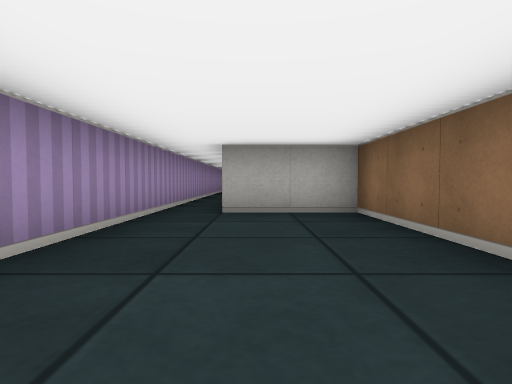
view 1 (above)

16 first-person views from a walk through a cub3D ray-caster map. The camera is about half as high as the walls, tilts 2° down and sees 80° across. The floor is counted in squares. Each view is taken from the middle of a square. On the plan, view 1 faces up. The plan holds only what a view shows up to about 9 squares ahead; the rest is blank.

view 2
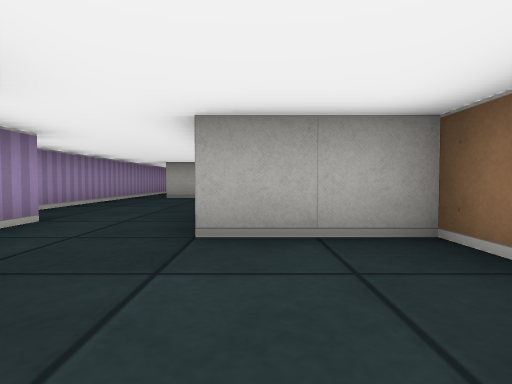

view 3
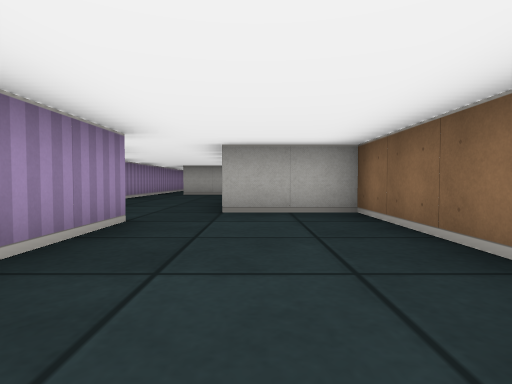

view 4
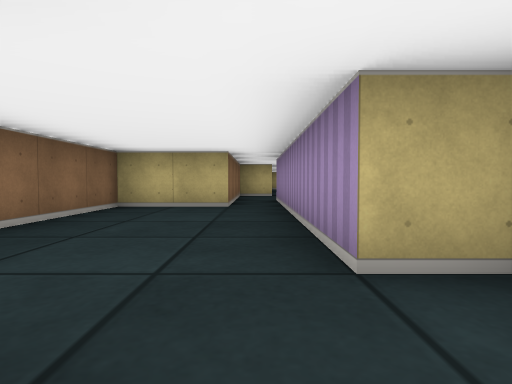

view 5
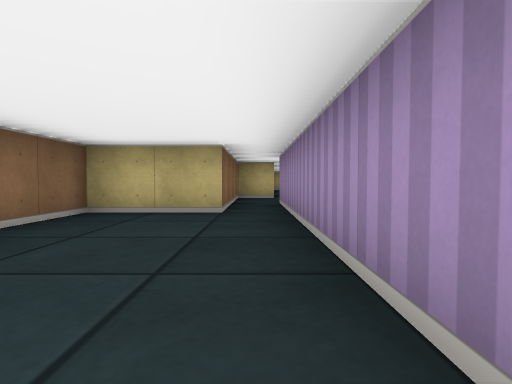

view 6
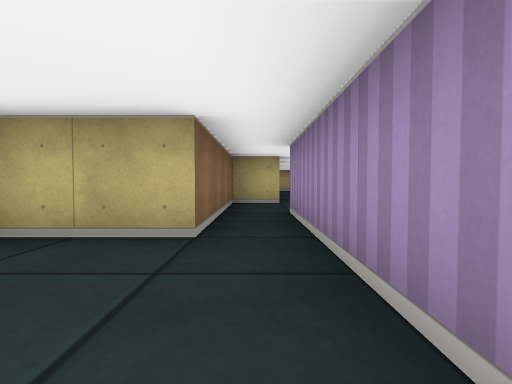

view 7
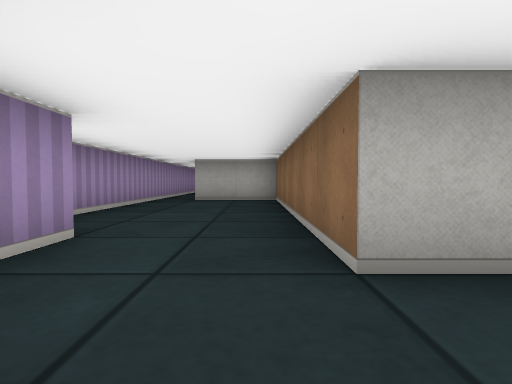

view 8
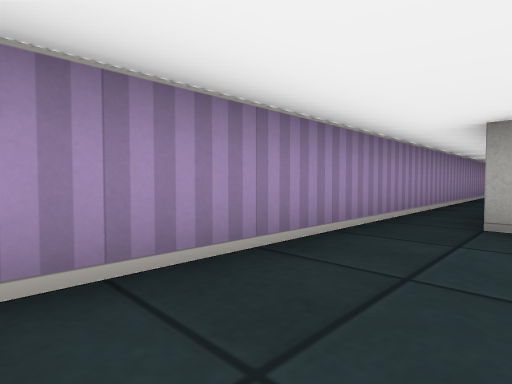

view 9
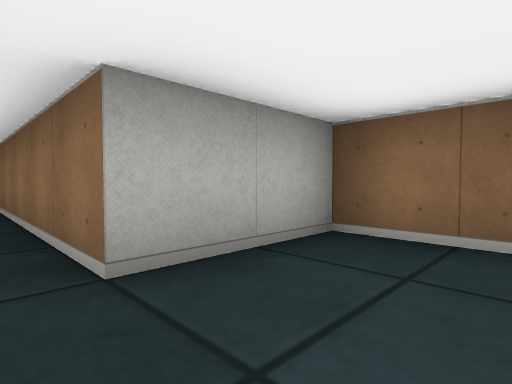

view 10
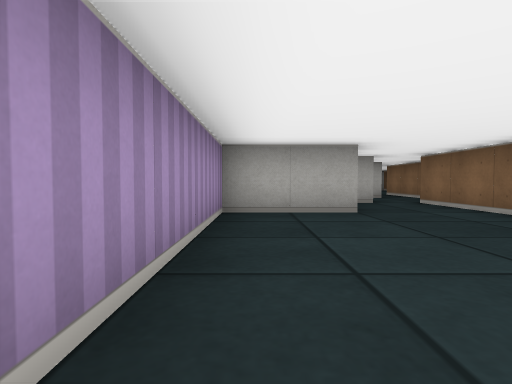

view 11
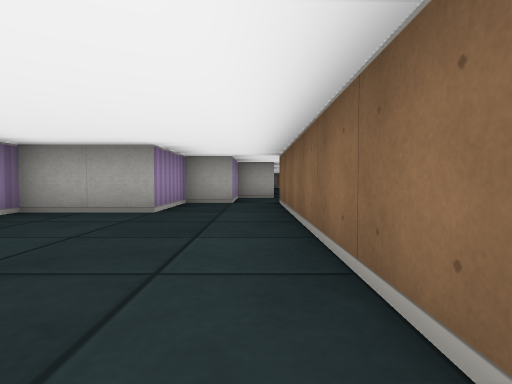

view 12
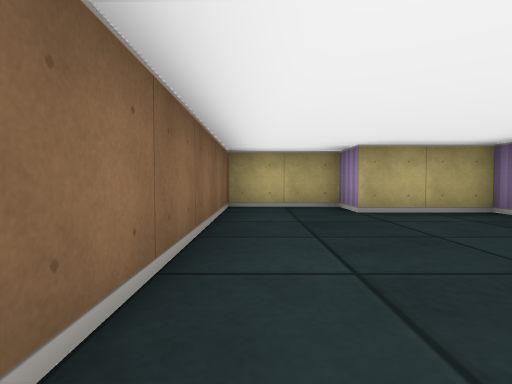

view 13
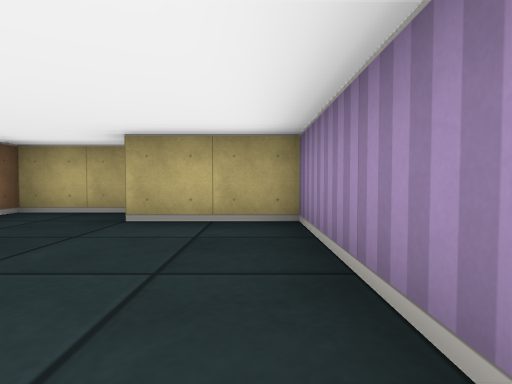

view 14
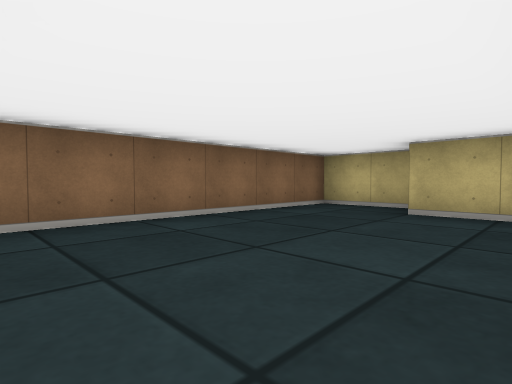

view 15
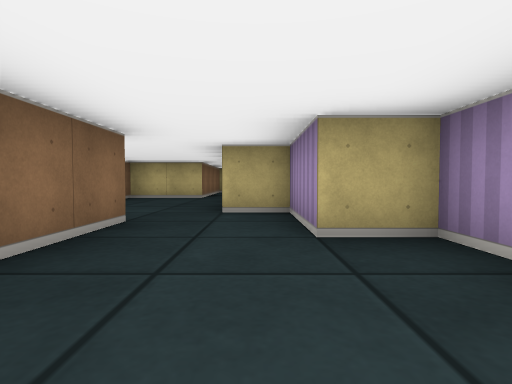

view 16
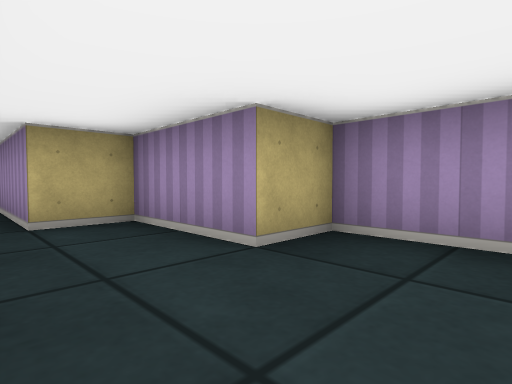

### Floor plan
Points are (right, up) in squares from view 1. A wall is a line through its corners. A room is listed if a view was taken in it or the views show most of it. See-through windows are left out.
Room 1 (views 1, 2, 3, 4, 5, 6, 7, 8, 9, 15, 16)
walls: (1.5, -6.5) (3.5, -6.5) (3.5, -1.5) (1.5, -1.5) (1.5, 4.5) (-0.5, 4.5) (-0.5, 8.9); (-1.5, 11.5) (-1.5, -0.5) (-0.5, -0.5) (-0.5, -2.5) (0.5, -2.5) (0.5, -6.5)
ways out: opening at (1, -6) to room 3
Room 2 (views 10, 11, 12, 13, 14)
walls: (-0.5, -10.5) (-1.5, -10.5) (-1.5, -12.5) (-3.5, -12.5) (-3.5, -17.5) (-1.5, -17.5) (-1.5, -18.5) (0.5, -18.5) (0.5, -10.5)
ways out: opening at (0, -11) to room 3
Room 3 (no view inside)
walls: (-0.5, -8.9) (-0.5, -10.5); (0.5, -10.5) (1.5, -10.5) (1.5, -6.5); (0.5, -6.5) (0.5, -8.5) (-0.5, -8.5)
ways out: opening at (1, -6) to room 1; opening at (0, -11) to room 2

Where each view was taken, in squares from view 1:
view 1: 0 up, 0 right, facing up
view 2: 4 down, 2 right, facing up
view 3: 6 down, 2 right, facing up
view 4: 1 down, 1 right, facing down
view 5: 2 down, 1 right, facing down
view 6: 4 down, 1 right, facing down
view 7: 3 down, 1 right, facing up
view 8: 1 up, 0 right, facing up-left
view 9: 3 up, 1 left, facing up-right
view 10: 17 down, 3 left, facing up
view 11: 17 down, 0 right, facing up
view 12: 13 down, 0 right, facing down
view 13: 14 down, 3 left, facing down
view 14: 13 down, 3 left, facing down-right
view 15: 2 up, 0 right, facing down
view 16: 1 up, 1 right, facing down-left
